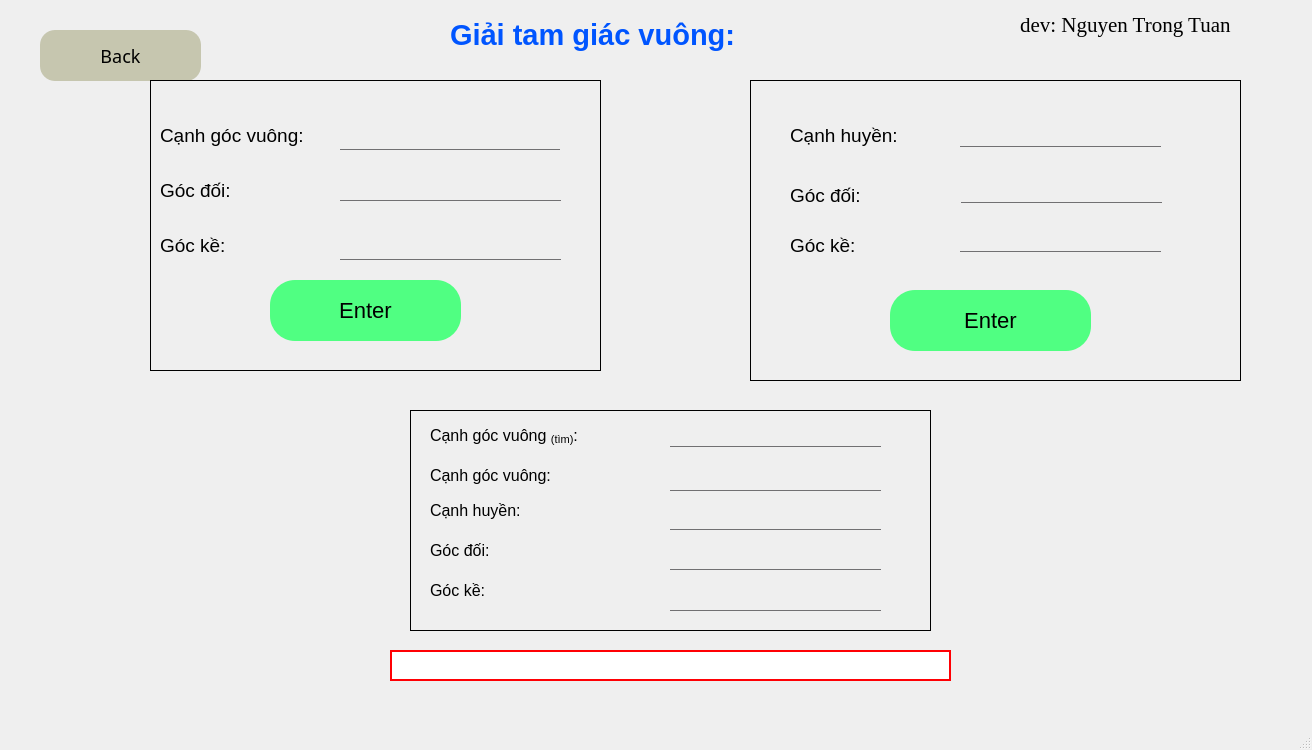
<?xml version="1.0" encoding="UTF-8"?>
<ui version="4.0">
 <class>MainWindow</class>
 <widget class="QMainWindow" name="MainWindow">
  <property name="geometry">
   <rect>
    <x>0</x>
    <y>0</y>
    <width>1312</width>
    <height>750</height>
   </rect>
  </property>
  <property name="windowTitle">
   <string>MainWindow</string>
  </property>
  <property name="styleSheet">
   <string notr="true">#button_back_gtgv{font-family:century gothic;font-size:18px;background:rgba(170, 170, 131,0.6);border-radius:15px;}
#button_back_gtgv:hover{background-color: rgb(135, 124, 255);font-size:20px;}#inp_cgv  , #inp_tan , #inp_cotg , #inp_ch , #inp_ch , #inp_cos , #inp_sin{background:transparent;border:none;border-bottom:1px solid #717072;font-size: 21px;}
#out_cgv1 , #out_cgv2 , #out_ch , #out_d , #out_k{background:transparent;border:none;border-bottom:1px solid #717072;font-size: 21px;}
#enter1 , #enter2{background:rgb(80, 255, 130);border-radius:25px;font-size: 22px;}
#enter1:hover , #enter2:hover{background:rgb(0, 255, 0);border-radius:25px;font-size: 30px;}
#frame, #frame_2 , #frame_3{border:1px solid rgb(0, 0, 0);}
#out_kl{font-size: 22px;border:1.5px solid rgb(255, 0, 4)}


</string>
  </property>
  <widget class="QWidget" name="centralwidget">
   <widget class="QPushButton" name="button_back_gtgv">
    <property name="geometry">
     <rect>
      <x>40</x>
      <y>30</y>
      <width>161</width>
      <height>51</height>
     </rect>
    </property>
    <property name="font">
     <font>
      <family>century gothic</family>
      <pointsize>-1</pointsize>
     </font>
    </property>
    <property name="text">
     <string>Back</string>
    </property>
    <property name="icon">
     <iconset resource="image.qrc">
      <normaloff>:/picture/.icon_back.png</normaloff>:/picture/.icon_back.png</iconset>
    </property>
    <property name="iconSize">
     <size>
      <width>35</width>
      <height>35</height>
     </size>
    </property>
   </widget>
   <widget class="QLabel" name="label">
    <property name="geometry">
     <rect>
      <x>450</x>
      <y>10</y>
      <width>501</width>
      <height>51</height>
     </rect>
    </property>
    <property name="styleSheet">
     <string notr="true"/>
    </property>
    <property name="text">
     <string>&lt;html&gt;&lt;head/&gt;&lt;body&gt;&lt;p&gt;&lt;span style=&quot; font-size:22pt; font-weight:600; color:#0055ff;&quot;&gt;Giải tam giác vuông: &lt;/span&gt;&lt;/p&gt;&lt;/body&gt;&lt;/html&gt;</string>
    </property>
   </widget>
   <widget class="QFrame" name="frame">
    <property name="geometry">
     <rect>
      <x>150</x>
      <y>80</y>
      <width>451</width>
      <height>291</height>
     </rect>
    </property>
    <property name="frameShape">
     <enum>QFrame::StyledPanel</enum>
    </property>
    <property name="frameShadow">
     <enum>QFrame::Raised</enum>
    </property>
    <widget class="QLineEdit" name="inp_cgv">
     <property name="geometry">
      <rect>
       <x>190</x>
       <y>39</y>
       <width>220</width>
       <height>31</height>
      </rect>
     </property>
     <property name="text">
      <string/>
     </property>
    </widget>
    <widget class="QLineEdit" name="inp_tan">
     <property name="geometry">
      <rect>
       <x>190</x>
       <y>90</y>
       <width>221</width>
       <height>31</height>
      </rect>
     </property>
    </widget>
    <widget class="QLineEdit" name="inp_cotg">
     <property name="geometry">
      <rect>
       <x>190</x>
       <y>149</y>
       <width>221</width>
       <height>31</height>
      </rect>
     </property>
     <property name="text">
      <string/>
     </property>
    </widget>
    <widget class="QLabel" name="label_2">
     <property name="geometry">
      <rect>
       <x>10</x>
       <y>40</y>
       <width>211</width>
       <height>31</height>
      </rect>
     </property>
     <property name="text">
      <string>&lt;html&gt;&lt;head/&gt;&lt;body&gt;&lt;p&gt;&lt;span style=&quot; font-size:14pt;&quot;&gt;Cạnh góc vuông:&lt;/span&gt;&lt;/p&gt;&lt;/body&gt;&lt;/html&gt;</string>
     </property>
    </widget>
    <widget class="QLabel" name="label_3">
     <property name="geometry">
      <rect>
       <x>10</x>
       <y>90</y>
       <width>161</width>
       <height>41</height>
      </rect>
     </property>
     <property name="text">
      <string>&lt;html&gt;&lt;head/&gt;&lt;body&gt;&lt;p&gt;&lt;span style=&quot; font-size:14pt;&quot;&gt;Góc đối:&lt;/span&gt;&lt;/p&gt;&lt;/body&gt;&lt;/html&gt;</string>
     </property>
    </widget>
    <widget class="QLabel" name="label_4">
     <property name="geometry">
      <rect>
       <x>10</x>
       <y>150</y>
       <width>101</width>
       <height>31</height>
      </rect>
     </property>
     <property name="text">
      <string>&lt;html&gt;&lt;head/&gt;&lt;body&gt;&lt;p&gt;&lt;span style=&quot; font-size:14pt;&quot;&gt;Góc kề:&lt;/span&gt;&lt;/p&gt;&lt;/body&gt;&lt;/html&gt;</string>
     </property>
    </widget>
    <widget class="QPushButton" name="enter1">
     <property name="geometry">
      <rect>
       <x>120</x>
       <y>200</y>
       <width>191</width>
       <height>61</height>
      </rect>
     </property>
     <property name="text">
      <string>Enter</string>
     </property>
    </widget>
   </widget>
   <widget class="QFrame" name="frame_2">
    <property name="geometry">
     <rect>
      <x>750</x>
      <y>80</y>
      <width>491</width>
      <height>301</height>
     </rect>
    </property>
    <property name="frameShape">
     <enum>QFrame::StyledPanel</enum>
    </property>
    <property name="frameShadow">
     <enum>QFrame::Raised</enum>
    </property>
    <widget class="QLineEdit" name="inp_ch">
     <property name="geometry">
      <rect>
       <x>210</x>
       <y>36</y>
       <width>201</width>
       <height>31</height>
      </rect>
     </property>
    </widget>
    <widget class="QLineEdit" name="inp_sin">
     <property name="geometry">
      <rect>
       <x>211</x>
       <y>92</y>
       <width>201</width>
       <height>31</height>
      </rect>
     </property>
    </widget>
    <widget class="QLineEdit" name="inp_cos">
     <property name="geometry">
      <rect>
       <x>210</x>
       <y>141</y>
       <width>201</width>
       <height>31</height>
      </rect>
     </property>
    </widget>
    <widget class="QLabel" name="label_5">
     <property name="geometry">
      <rect>
       <x>40</x>
       <y>40</y>
       <width>161</width>
       <height>31</height>
      </rect>
     </property>
     <property name="text">
      <string>&lt;html&gt;&lt;head/&gt;&lt;body&gt;&lt;p&gt;&lt;span style=&quot; font-size:14pt;&quot;&gt;Cạnh huyền:&lt;/span&gt;&lt;/p&gt;&lt;/body&gt;&lt;/html&gt;</string>
     </property>
    </widget>
    <widget class="QLabel" name="label_6">
     <property name="geometry">
      <rect>
       <x>40</x>
       <y>90</y>
       <width>101</width>
       <height>51</height>
      </rect>
     </property>
     <property name="text">
      <string>&lt;html&gt;&lt;head/&gt;&lt;body&gt;&lt;p&gt;&lt;span style=&quot; font-size:14pt;&quot;&gt;Góc đối:&lt;/span&gt;&lt;/p&gt;&lt;/body&gt;&lt;/html&gt;</string>
     </property>
    </widget>
    <widget class="QLabel" name="label_7">
     <property name="geometry">
      <rect>
       <x>40</x>
       <y>150</y>
       <width>121</width>
       <height>31</height>
      </rect>
     </property>
     <property name="text">
      <string>&lt;html&gt;&lt;head/&gt;&lt;body&gt;&lt;p&gt;&lt;span style=&quot; font-size:14pt;&quot;&gt;Góc kề:&lt;/span&gt;&lt;/p&gt;&lt;/body&gt;&lt;/html&gt;</string>
     </property>
    </widget>
    <widget class="QPushButton" name="enter2">
     <property name="geometry">
      <rect>
       <x>140</x>
       <y>210</y>
       <width>201</width>
       <height>61</height>
      </rect>
     </property>
     <property name="text">
      <string>Enter</string>
     </property>
    </widget>
   </widget>
   <widget class="QFrame" name="frame_3">
    <property name="geometry">
     <rect>
      <x>410</x>
      <y>410</y>
      <width>521</width>
      <height>221</height>
     </rect>
    </property>
    <property name="frameShape">
     <enum>QFrame::StyledPanel</enum>
    </property>
    <property name="frameShadow">
     <enum>QFrame::Raised</enum>
    </property>
    <widget class="QLineEdit" name="out_cgv1">
     <property name="geometry">
      <rect>
       <x>260</x>
       <y>16</y>
       <width>211</width>
       <height>21</height>
      </rect>
     </property>
     <property name="text">
      <string/>
     </property>
    </widget>
    <widget class="QLineEdit" name="out_cgv2">
     <property name="geometry">
      <rect>
       <x>260</x>
       <y>60</y>
       <width>211</width>
       <height>21</height>
      </rect>
     </property>
     <property name="text">
      <string/>
     </property>
    </widget>
    <widget class="QLineEdit" name="out_ch">
     <property name="geometry">
      <rect>
       <x>260</x>
       <y>100</y>
       <width>211</width>
       <height>20</height>
      </rect>
     </property>
     <property name="text">
      <string/>
     </property>
    </widget>
    <widget class="QLineEdit" name="out_d">
     <property name="geometry">
      <rect>
       <x>260</x>
       <y>140</y>
       <width>211</width>
       <height>20</height>
      </rect>
     </property>
     <property name="text">
      <string/>
     </property>
    </widget>
    <widget class="QLineEdit" name="out_k">
     <property name="geometry">
      <rect>
       <x>260</x>
       <y>180</y>
       <width>211</width>
       <height>21</height>
      </rect>
     </property>
     <property name="text">
      <string/>
     </property>
    </widget>
    <widget class="QLabel" name="label_8">
     <property name="geometry">
      <rect>
       <x>20</x>
       <y>10</y>
       <width>201</width>
       <height>31</height>
      </rect>
     </property>
     <property name="text">
      <string>&lt;html&gt;&lt;head/&gt;&lt;body&gt;&lt;p&gt;&lt;span style=&quot; font-size:12pt;&quot;&gt;Cạnh góc vuông &lt;/span&gt;&lt;span style=&quot; font-size:12pt; vertical-align:sub;&quot;&gt;(tìm)&lt;/span&gt;&lt;span style=&quot; font-size:12pt;&quot;&gt;:&lt;/span&gt;&lt;/p&gt;&lt;/body&gt;&lt;/html&gt;</string>
     </property>
    </widget>
    <widget class="QLabel" name="label_9">
     <property name="geometry">
      <rect>
       <x>20</x>
       <y>50</y>
       <width>181</width>
       <height>31</height>
      </rect>
     </property>
     <property name="text">
      <string>&lt;html&gt;&lt;head/&gt;&lt;body&gt;&lt;p&gt;&lt;span style=&quot; font-size:12pt;&quot;&gt;Cạnh góc vuông:&lt;/span&gt;&lt;/p&gt;&lt;/body&gt;&lt;/html&gt;</string>
     </property>
    </widget>
    <widget class="QLabel" name="label_10">
     <property name="geometry">
      <rect>
       <x>20</x>
       <y>90</y>
       <width>171</width>
       <height>21</height>
      </rect>
     </property>
     <property name="text">
      <string>&lt;html&gt;&lt;head/&gt;&lt;body&gt;&lt;p&gt;&lt;span style=&quot; font-size:12pt;&quot;&gt;Cạnh huyền:&lt;/span&gt;&lt;/p&gt;&lt;/body&gt;&lt;/html&gt;</string>
     </property>
    </widget>
    <widget class="QLabel" name="label_11">
     <property name="geometry">
      <rect>
       <x>20</x>
       <y>130</y>
       <width>91</width>
       <height>21</height>
      </rect>
     </property>
     <property name="text">
      <string>&lt;html&gt;&lt;head/&gt;&lt;body&gt;&lt;p&gt;&lt;span style=&quot; font-size:12pt;&quot;&gt;Góc đối:&lt;/span&gt;&lt;/p&gt;&lt;/body&gt;&lt;/html&gt;</string>
     </property>
    </widget>
    <widget class="QLabel" name="label_12">
     <property name="geometry">
      <rect>
       <x>20</x>
       <y>170</y>
       <width>91</width>
       <height>21</height>
      </rect>
     </property>
     <property name="text">
      <string>&lt;html&gt;&lt;head/&gt;&lt;body&gt;&lt;p&gt;&lt;span style=&quot; font-size:12pt;&quot;&gt;Góc kề:&lt;/span&gt;&lt;/p&gt;&lt;/body&gt;&lt;/html&gt;</string>
     </property>
    </widget>
   </widget>
   <widget class="QLineEdit" name="out_kl">
    <property name="geometry">
     <rect>
      <x>390</x>
      <y>650</y>
      <width>561</width>
      <height>31</height>
     </rect>
    </property>
    <property name="text">
     <string/>
    </property>
   </widget>
   <widget class="QLabel" name="label_13">
    <property name="geometry">
     <rect>
      <x>1020</x>
      <y>10</y>
      <width>271</width>
      <height>31</height>
     </rect>
    </property>
    <property name="font">
     <font>
      <family>Times New Roman</family>
      <pointsize>14</pointsize>
     </font>
    </property>
    <property name="text">
     <string>&lt;html&gt;&lt;head/&gt;&lt;body&gt;&lt;p&gt;&lt;span style=&quot; font-size:16pt;&quot;&gt;dev: Nguyen Trong Tuan&lt;/span&gt;&lt;/p&gt;&lt;/body&gt;&lt;/html&gt;</string>
    </property>
   </widget>
  </widget>
  <widget class="QMenuBar" name="menubar">
   <property name="geometry">
    <rect>
     <x>0</x>
     <y>0</y>
     <width>1312</width>
     <height>26</height>
    </rect>
   </property>
  </widget>
  <widget class="QStatusBar" name="statusbar"/>
 </widget>
 <resources>
  <include location="image.qrc"/>
 </resources>
 <connections/>
</ui>
